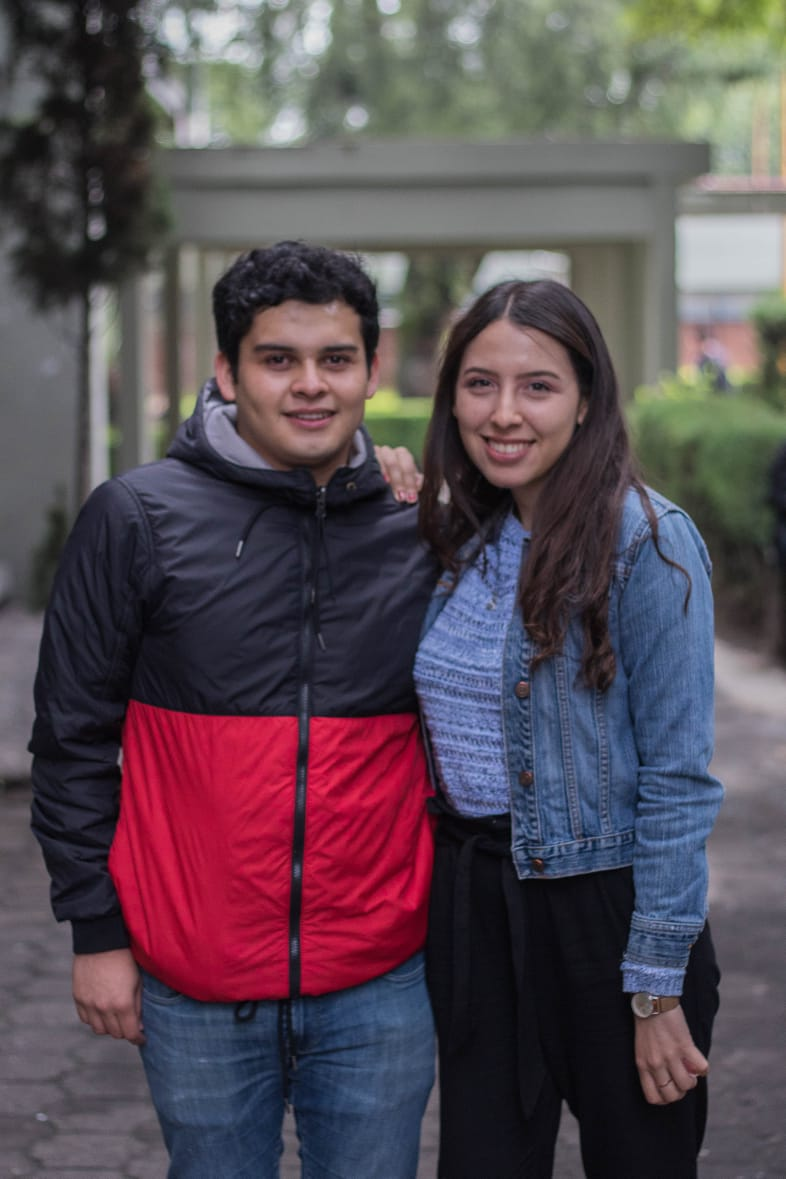
#> input picture Tarea 1/SE.png, 786 x 1179 px
$ jupyter execute 'Tarea 1 Reducción de Dimensionalidad EGP.ipynb'
#> lines starting #> are read from the running program, lines starting #| are printed output that depends on the picture
[cell 1]
# Importar librerías
import numpy as np
import pandas as pd

import matplotlib.pyplot as plt
from PIL import Image

[cell 2]
# Importar imagen
imagen = Image.open('SE.png')
#> imagen is the input picture: PIL image 786x1179 RGB; mean R, G, B 87.9, 75.4, 83.9
imagen_gris = imagen.convert('LA')   ## Convertir a escala de grises
plt.imshow(imagen)
plt.show()

## Convertir la imagen a una matriz

imagen_mat = np.array(list(imagen_gris.getdata(band=0)), float)
imagen_mat.shape = (imagen_gris.size[1], imagen_gris.size[0])
imagen_mat = np.matrix(imagen_mat)

plt.imshow(imagen_mat, cmap='gray')
plt.show()

print('La dimensión de la imagen es: '+str(imagen_mat.shape))
#| La dimensión de la imagen es: (1179, 786)

U, Sigma, Vt = np.linalg.svd(imagen_mat, full_matrices=False) # SDV
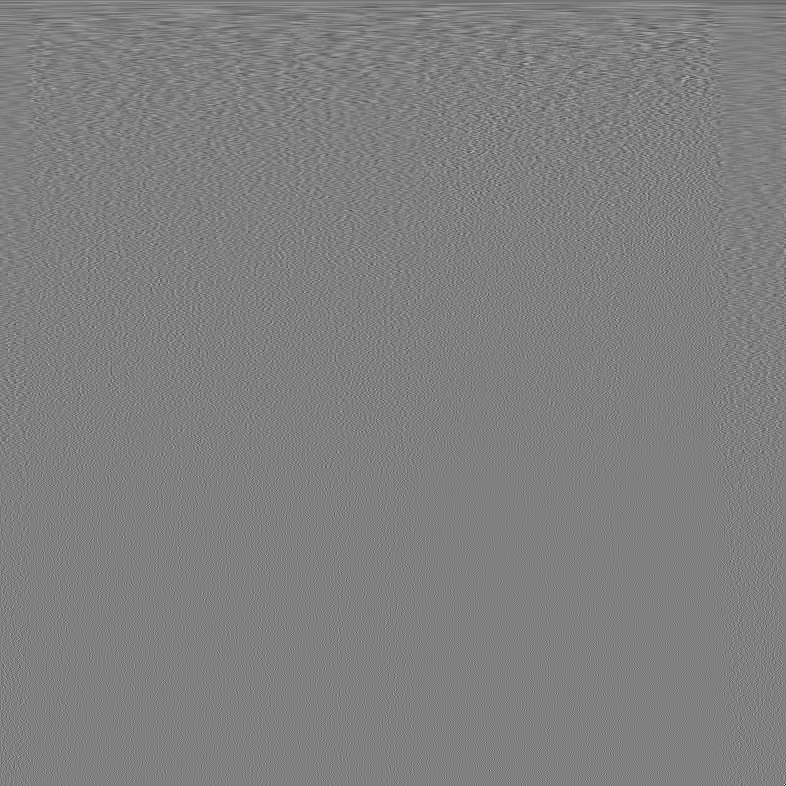
#> Vt: shape (786, 786) float64; min -0.384, max 0.381, mean -3.43e-05; drawn with min black and max white
#> Sigma = 786 values, max 82520.1 at index 0, min 2.3 at index 785, mean 389.5


print("b) Graficar la matriz de la imagen original y la matriz con rank = k")

plt.imshow(imagen_mat, cmap='gray')
plt.show()

for i in range(1,100):
    j = i
    matriz_equivalente = np.matrix(U[:, :j]) * np.diag(Sigma[:j]) * np.matrix(Vt[:j, :])
    cond = np.linalg.norm(imagen_mat - matriz_equivalente)/np.linalg.norm(imagen_mat)
    #print(cond)
    if cond <= 0.1:
        print("El número de columnas k que cumple la condición es: "+str(i))
        break
#> this loop made 23 passes
#> cond on passes 1 to 12: 0.361, 0.299, 0.266, 0.242, 0.224, 0.206, 0.193, 0.182, 0.172, 0.163, 0.155, 0.148
#> pass 1, `matriz_equivalente = np.matrix(U[:, :j]) * np.diag(Sigma[:j]) * np.mat..`:
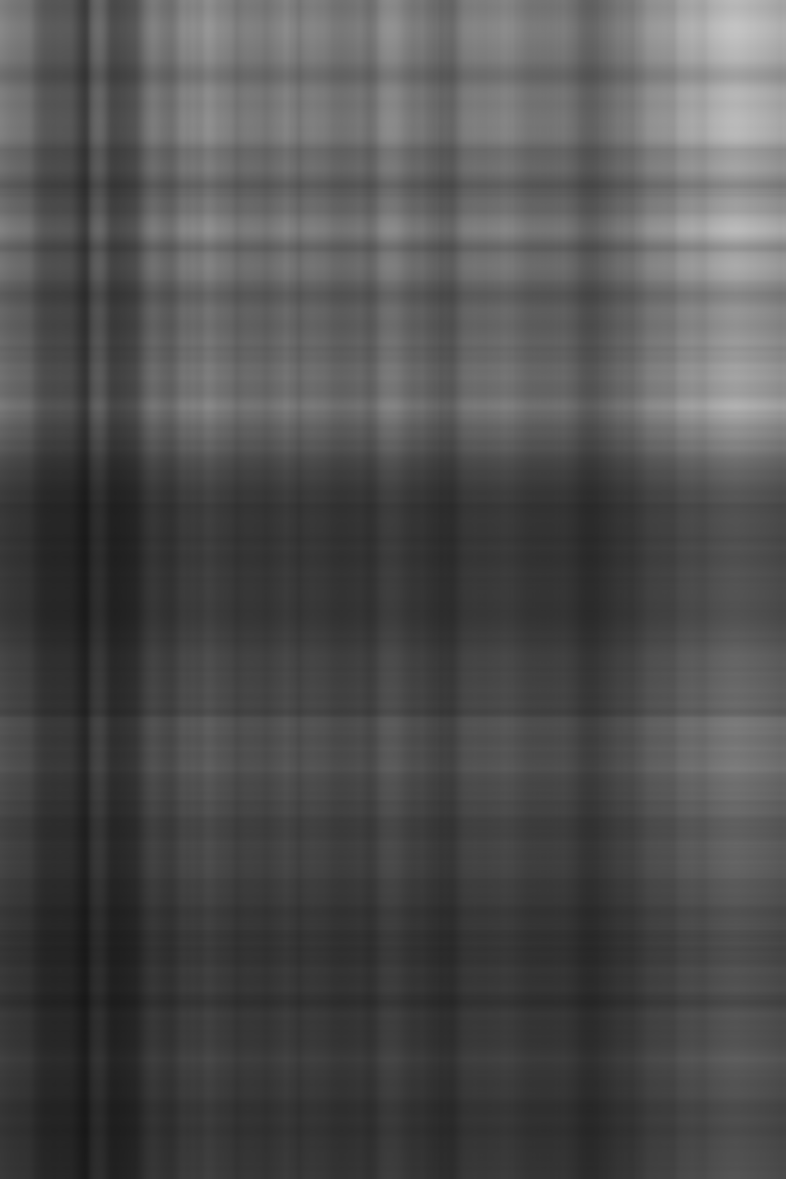
#> matriz_equivalente: shape (1179, 786) float64; min 24.16, max 195.9, mean 79.9

j = i
matriz_equivalente = np.matrix(U[:, :j]) * np.diag(Sigma[:j]) * np.matrix(Vt[:j, :])

plt.imshow(matriz_equivalente, cmap='gray')
plt.show()

[cell 3]
matriz_equivalente.shape
#> Out = (1179, 786)

A la misma imagen del ejercicio 1, aplicar PCA

[cell 4]
from sklearn.decomposition import PCA

[cell 5]
# Función para PCA
def PCA_from_SVD(A):
    """
    Función para PCA a partir de la SVD de numpy
    params: A			matriz de datos
    return: valores_singulares	Los valores singulares de la descomposición SVD
	    componentes		Los coeficientes para calcular los componentes principales
	    Z			Los datos transformados (componentes principales)
	    varianza_explicada	La varianza explicada por cada componente principal
    """

    # Centrar los datos
    A = np.array(A) # convertir los datos a un numpy array por si vienen de un DataFrame
    A_centered = A - A.mean(axis=0)

    # Calcular SVD
    U, S, Vt = np.linalg.svd(A_centered, full_matrices=False)
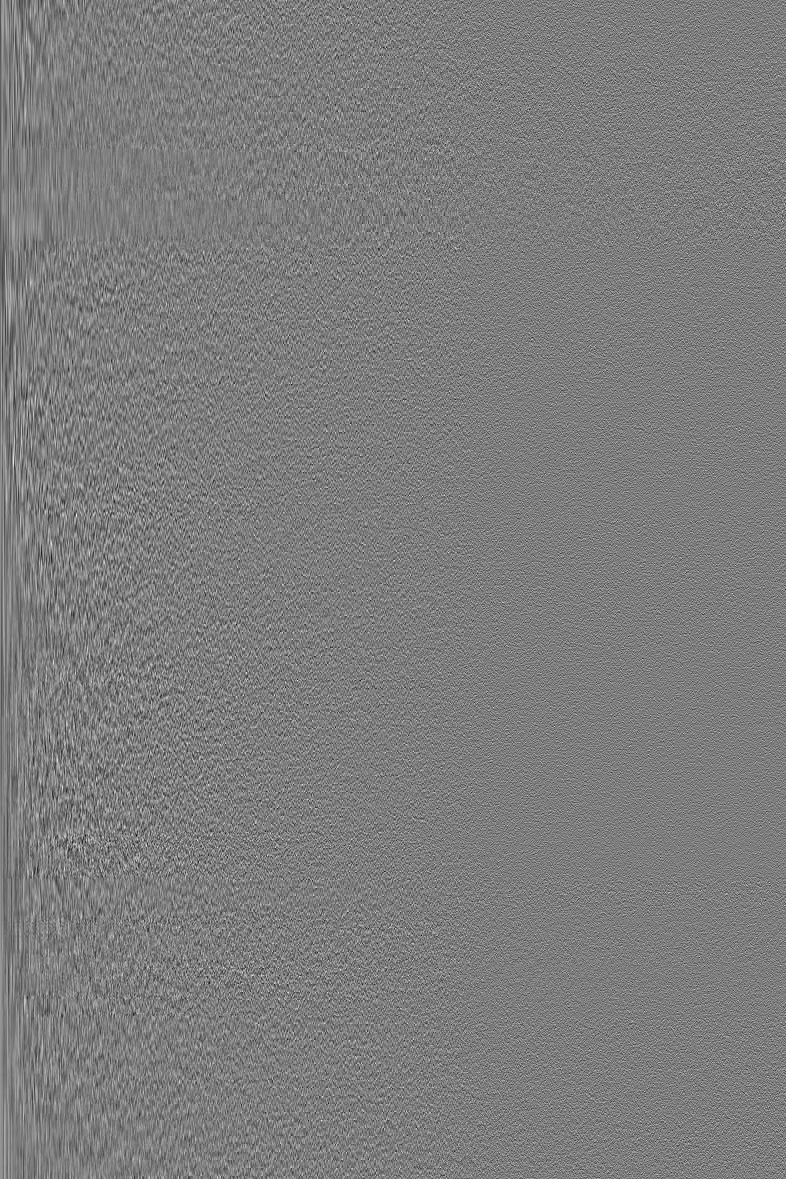
#> U: shape (1179, 786) float64; min -0.174, max 0.179, mean -2.18e-17; drawn with min black and max white
#> S = 786 values, max 28609.3 at index 0, min 2.3 at index 785, mean 308

    # Los valores singulares
    valores_singulares = S
#> valores_singulares has the same summary as S

    # Los componentes (coeficientes)
    componentes = ((Vt.T))

    # Los datos transformados (componentes principales)
    Z = A_centered@np.transpose(Vt)
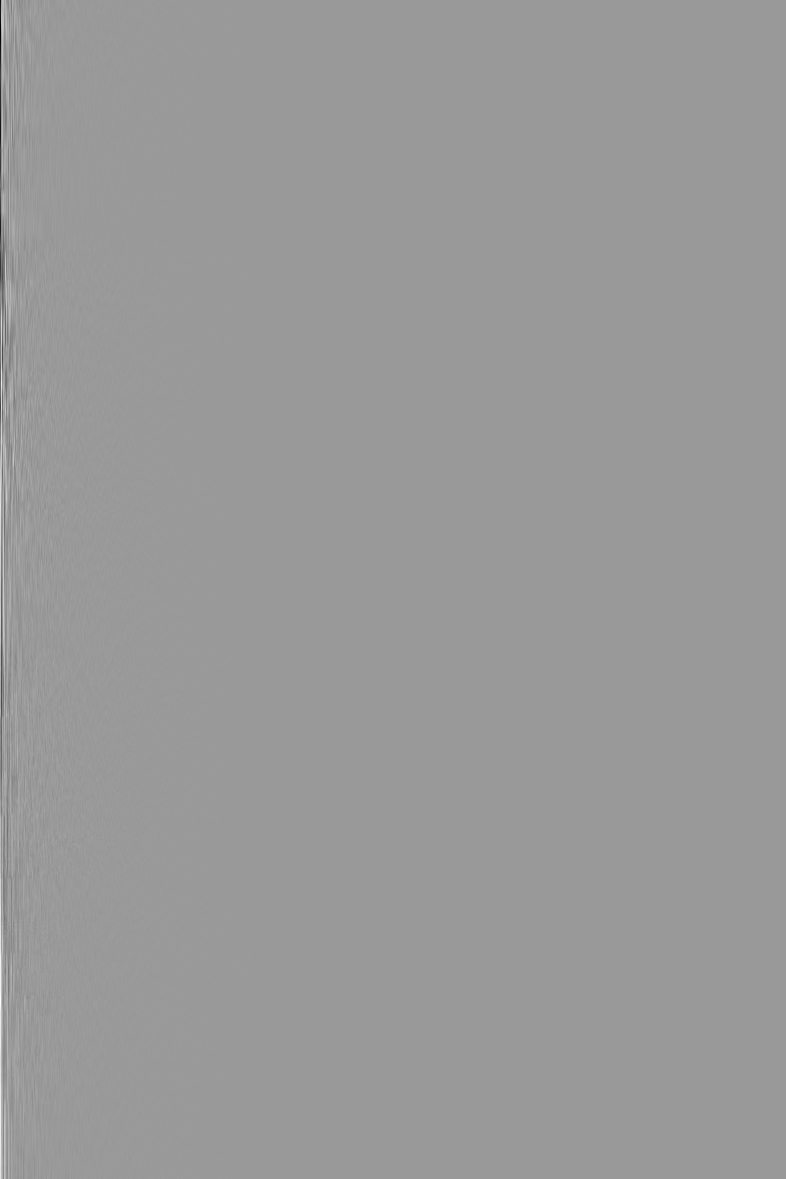
#> Z: shape (1179, 786) float64; min -1782.6, max 1173.8, mean 0; drawn with min black and max white

    # La varianza explicada
    varianza_explicada = S**2/np.sum(S**2)
#> varianza_explicada = 786 values, max 0.498 at index 0, min 3.22e-09 at index 785, mean 0.00127


    # regresar 4 objetos
    return valores_singulares, componentes.T, Z, varianza_explicada

[cell 6]
# Ejecutar función
valores_singulares, coeficientes, Z, varianza_explicada = PCA_from_SVD(imagen_mat)
#> valores_singulares has the same summary as S in PCA_from_SVD

[cell 7]
valores_singulares
#> Out has the same summary as S in PCA_from_SVD

[cell 8]
coeficientes

[cell 9]
# Z es nuestro nuevo data frame de datos transformados
print(Z)
#> (printed output is left out)

[cell 10]
Z.shape
#> Out = (1179, 786)

[cell 11]
varianza_explicada[0] + varianza_explicada[1] + varianza_explicada[2] +varianza_explicada[3] + varianza_explicada[4]+ varianza_explicada[5]
#> Out = 0.813

[cell 12]
Z[:5,:].shape
#> Out = (5, 786)

[cell 13]
plt.imshow(Z[:5,:], cmap='gray')
plt.show()
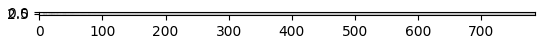
#> figure drawn by matplotlib, 1 panel

$ run again, with Tarea 1/Prueba.jpg saved as Tarea 1/SE.png
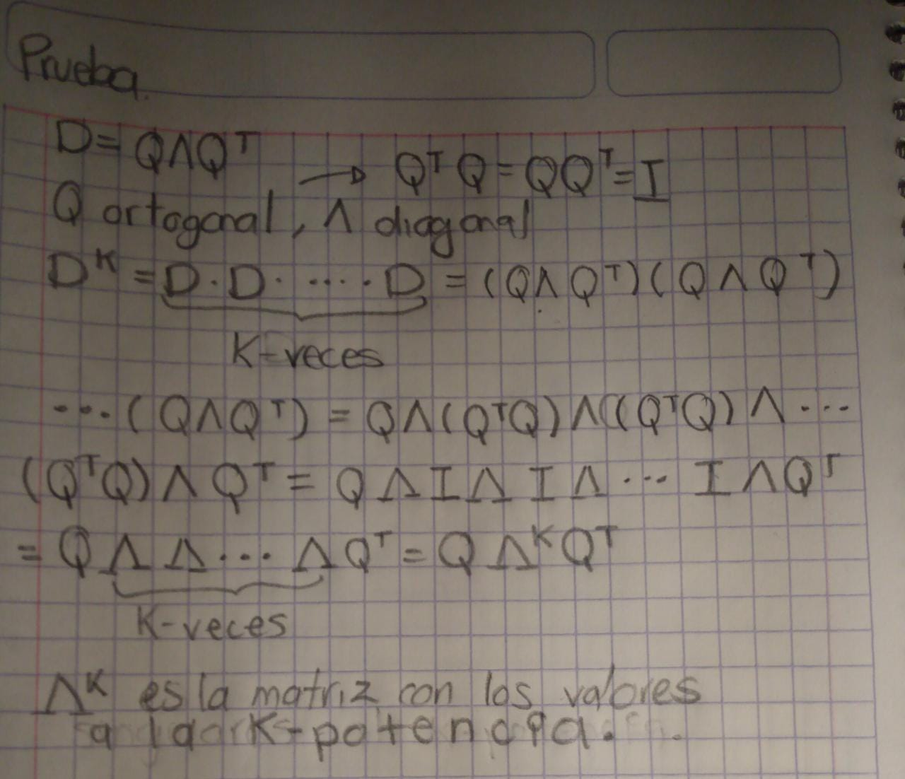
#> input picture Tarea 1/Prueba.jpg, 905 x 779 px, shrunk from 1280 x 1102 before the run
#> imagen is the input picture: PIL image 905x779 RGB; mean R, G, B 117.4, 108.6, 99.8
#| La dimensión de la imagen es: (779, 905)
#> Sigma = 779 values, max 96164.4 at index 0, min 1.15 at index 778, mean 270.1
#> the loop `for i in range(1,100):` made 2 passes
#> cond on passes 1 to 2: 0.107, 0.0989
#> S = 779 values, max 23707.2 at index 0, min 1.05e-11 at index 778, mean 174.2
#> in PCA_from_SVD, `valores_singulares = S`: valores_singulares has the same summary as S
#> in PCA_from_SVD, `componentes = ((Vt.T))`:
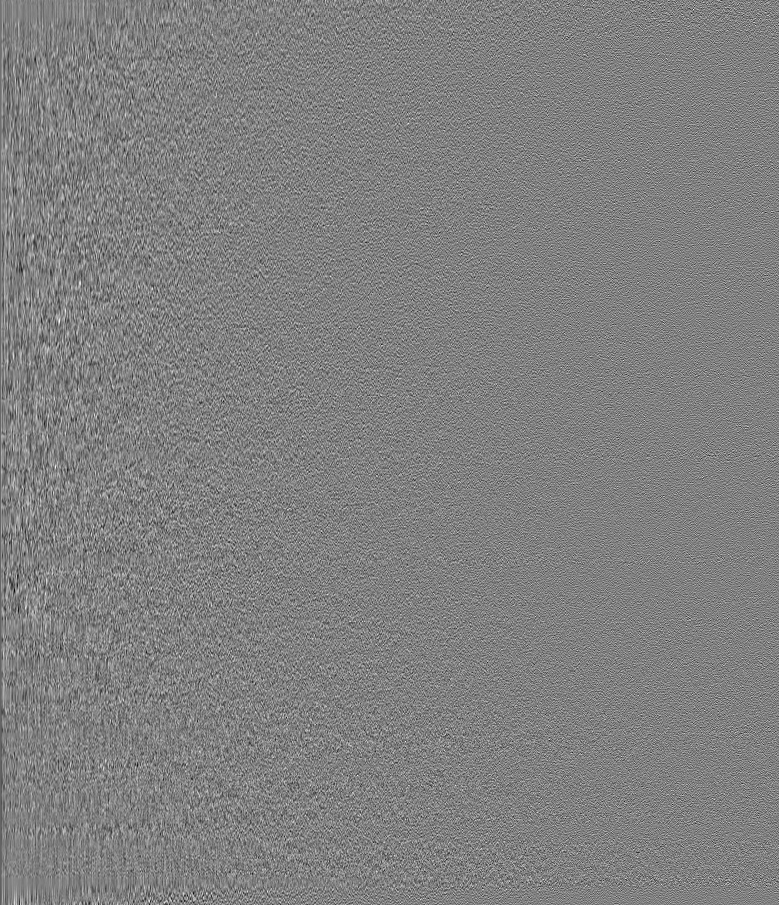
#> componentes: shape (905, 779) float64; min -0.185, max 0.182, mean -4e-05; drawn with min black and max white
#> in PCA_from_SVD, `varianza_explicada = S**2/np.sum(S**2)`: varianza_explicada = 779 values, max 0.853 at index 0, min 1.68e-31 at index 778, mean 0.00128
#> `valores_singulares, coeficientes, Z, varianza_explicada = PCA_from_SVD..`: valores_singulares has the same summary as S in PCA_from_SVD
#> `valores_singulares`: Out has the same summary as S in PCA_from_SVD
#> (printed output is left out)
#> `varianza_explicada[0] + varianza_explicada[1] + varianza_explicada[2] ..`: Out = 0.896
#> `plt.show()`:
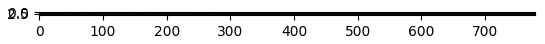
#> figure drawn by matplotlib, 1 panel
